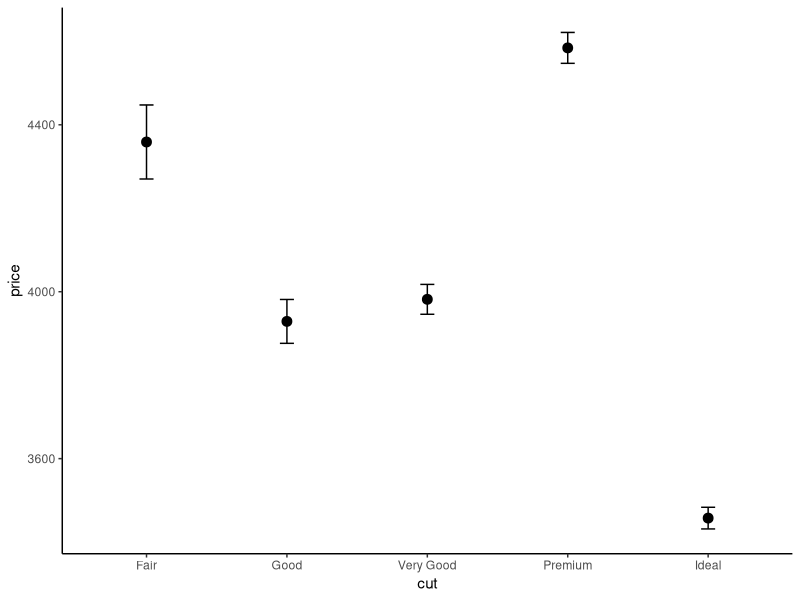
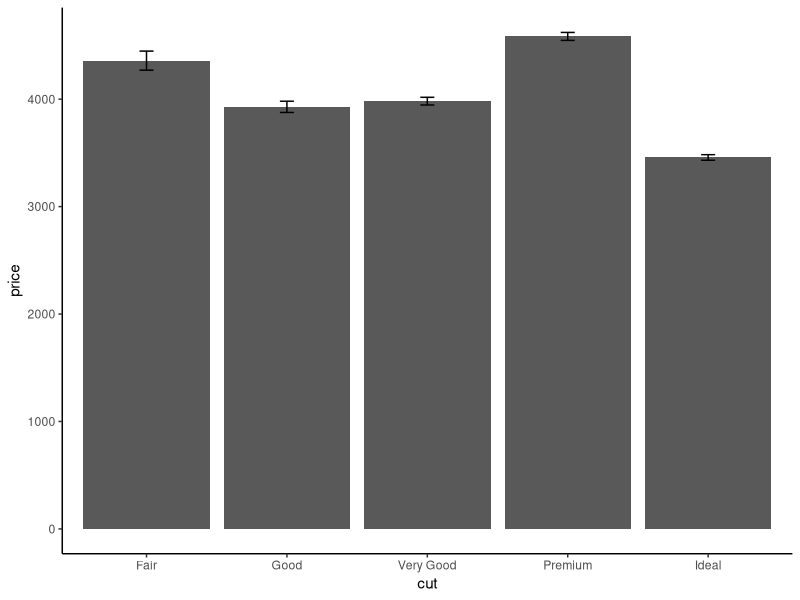
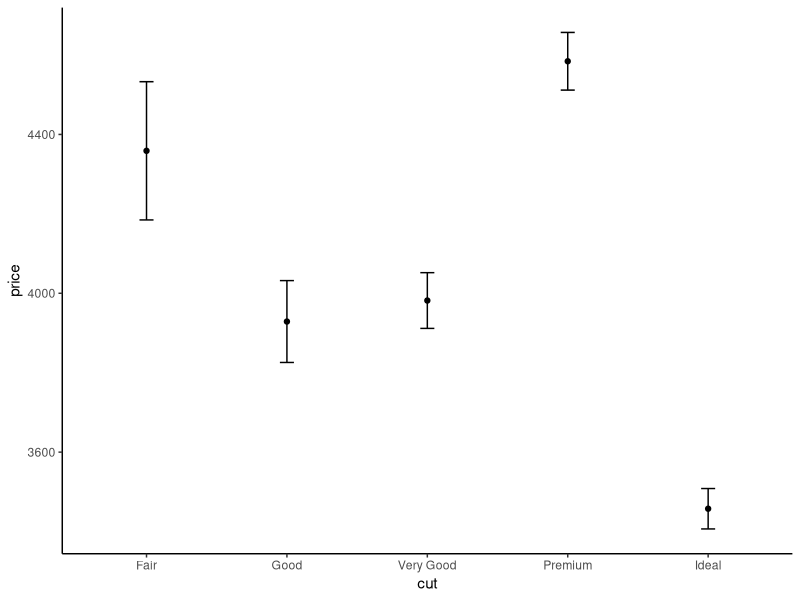

Source code (R) for these figures, in order:
#I did not write this function but it will take data and return summary statistics

summarySE <- function(data=NULL, measurevar, groupvars=NULL, na.rm=FALSE,
                      conf.interval=.95, .drop=TRUE) {
    library(plyr)
    
    # New version of length which can handle NA's: if na.rm==T, don't count them
    length2 <- function (x, na.rm=FALSE) {
        if (na.rm) sum(!is.na(x))
        else       length(x)
    }
    
    # This does the summary. For each group's data frame, return a vector with
    # N, mean, and sd
    datac <- ddply(data, groupvars, .drop=.drop,
                   .fun = function(xx, col) {
                       c(N    = length2(xx[[col]], na.rm=na.rm),
                         mean = mean   (xx[[col]], na.rm=na.rm),
                         sd   = sd     (xx[[col]], na.rm=na.rm)
                       )
                   },
                   measurevar
    )
    
    # Rename the "mean" column    
    datac <- rename(datac, c("mean" = measurevar))
    
    datac$se <- datac$sd / sqrt(datac$N)  # Calculate standard error of the mean
    
    # Confidence interval multiplier for standard error
    # Calculate t-statistic for confidence interval: 
    # e.g., if conf.interval is .95, use .975 (above/below), and use df=N-1
    ciMult <- qt(conf.interval/2 + .5, datac$N-1)
    datac$ci <- datac$se * ciMult
    
    return(datac)
}

###EXAMPLE
library(ggplot2)
data(diamonds)
data<-diamonds
DF<- summarySE(diamonds, "price", "cut")

#then graph it with a point and error
ggplot(DF, aes(x=cut, y=price)) +
    geom_errorbar(aes(ymin=price-se, ymax=price+se), colour="black", width=.1, position=position_dodge(0.1)) +
    geom_point(position=position_dodge(0.1), size=3) +
    theme_classic()

#graph with column and error
ggplot(DF, aes(x=cut, y=price)) +
    geom_col()+
    geom_errorbar(aes(ymin=price-se, ymax=price+se), colour="black", width=.1, position=position_dodge(0.1)) +
    geom_line(position=position_dodge(0.1)) +
    theme_classic()

#graph with 95% confidence interval instead of SEM
ggplot(DF, aes(x=cut, y=price)) + 
    geom_errorbar(aes(ymin=price-ci, ymax=price+ci), width=.1, position=position_dodge(0.1)) +
    geom_point(position=position_dodge(0.1))+
    theme_classic()
